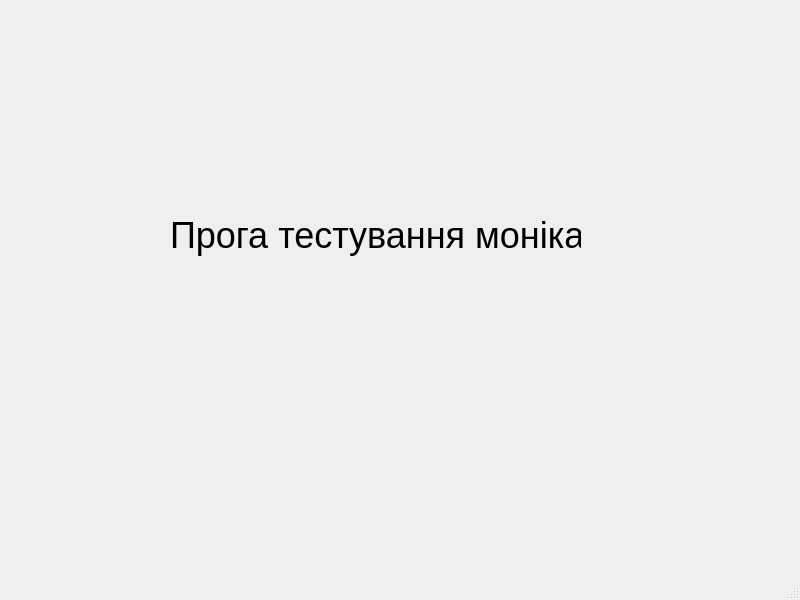
<?xml version="1.0" encoding="UTF-8"?>
<ui version="4.0">
 <class>about</class>
 <widget class="QMainWindow" name="about">
  <property name="geometry">
   <rect>
    <x>0</x>
    <y>0</y>
    <width>800</width>
    <height>600</height>
   </rect>
  </property>
  <property name="windowTitle">
   <string>MainWindow</string>
  </property>
  <widget class="QWidget" name="centralwidget">
   <widget class="QLabel" name="label">
    <property name="geometry">
     <rect>
      <x>170</x>
      <y>60</y>
      <width>411</width>
      <height>351</height>
     </rect>
    </property>
    <property name="font">
     <font>
      <pointsize>27</pointsize>
     </font>
    </property>
    <property name="text">
     <string>Прога тестування моніка</string>
    </property>
   </widget>
  </widget>
  <widget class="QMenuBar" name="menubar">
   <property name="geometry">
    <rect>
     <x>0</x>
     <y>0</y>
     <width>800</width>
     <height>21</height>
    </rect>
   </property>
  </widget>
  <widget class="QStatusBar" name="statusbar"/>
 </widget>
 <resources/>
 <connections/>
</ui>
